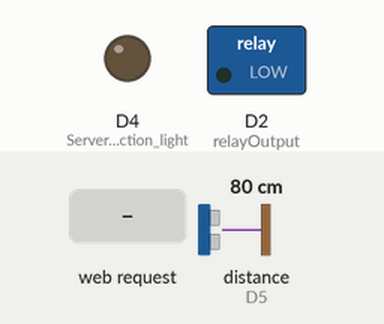
Recording of a sketch running on a simulated ESP8266 (NodeMCU). Parts: switched loads named in the sketch (green lamp = pin HIGH), output pins drawn as LEDs (lit = HIGH). Wiring (inferred from the names in the program): ultrasonic range finder: trigger D6; echo D5. Dashed ring = blinking. Inputs (shaded band) come from the test bench; at power-on: distance to the obstacle (sensor on D5) 80 cm. The echo pulse lasts 58.3 µs per cm; WiFi joins after 1.5 s; servers stay silent unless stated; uploads are accepted with an empty reply; storage starts empty; pins used as bus, display or sensor lines are not drawn; what the sketch prints to the serial monitor is not drawn.

Above: at 2.8 s.
2.9 s: HTTP request GET /switch?stat=on received
At 4.3 s:
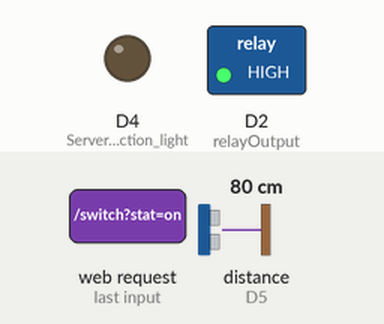
4.6 s: HTTP request GET /success received
At 5.28 s:
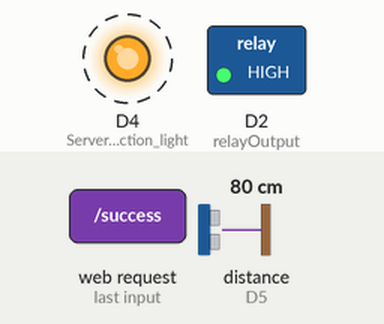
Timing chart, 0 to 14.1 s (numbered marks = the images above; inputs shaded):
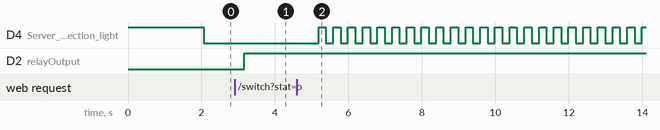

The sketch:

levelSensor.ino
```cpp
#include <ESP8266WiFi.h>
#include <ESP8266WebServer.h>
#include "acQuisor_WiFi.h"
#include<ArduinoJson.h>
#include<WiFiClient.h>
#include<ESP8266HTTPClient.h>

#include "FS.h"

float tankHeight_cm = 100;
float btryLvl=50.0;
char* host = "priyenshaha.000webhostapp.com";
String serverResponse, Cdate;

ESP8266WebServer server(80);   //Web server object. Will be listening in port 80 (default for HTTP)

String customerName="",tankName="";
String wifiSsid = "q1", wifiPass = "12345678", apSsid = "water_acQuisor", apPass = "acquisor123";

acQuisorWiFi acqWifi(wifiSsid, wifiPass, apSsid, apPass, host);

int relayOutput = D2;
int calibrationSwitch = D3;
int calibrationFlag = 0;
int echo = D5;
int trig = D6;
float soundSpeed=345.0, waterLevel;

float getDistance();
void devStat();
void virtualSwitch();
void calibrate();
void handleEdit();
void handleSuccess();
void handleRoot();
bool loadConfig();
bool saveConfig();

void wait();
void setup() {
  pinMode(D4,OUTPUT);//Server connection light. On when device connected to server
  digitalWrite(D4,1);

  Serial.begin(9600);

  Serial.println("Mounting FS...");

  if (!SPIFFS.begin())
  {
    Serial.println("Failed to mount file system");
    return;
  }

  pinMode(trig, OUTPUT);
  pinMode(echo, INPUT);
  pinMode(calibrationSwitch, INPUT);   //pull down calibration switch
  pinMode(relayOutput, OUTPUT);  //Solenoid output

  digitalWrite(relayOutput,0);

  Serial.print("Configuring access point...");
  WiFi.softAP(acqWifi.device_SSID.c_str(), acqWifi.device_PASS.c_str());
  IPAddress myIP = WiFi.softAPIP();
  Serial.print("AP IP address: ");
  Serial.println(myIP);

  server.on("/switch",virtualSwitch);
  server.on("/deviceStatus",devStat);
  server.on("/edit", handleEdit); //Associate the handler function to the path
  server.on("/success", handleSuccess);
  server.on("/", handleRoot);
  server.begin();                                       //Start the server

  Serial.println("Server listening");

  if(!(loadConfig()))
    Serial.println("\n Flash memory didnt load");
  else
    Serial.println("\n Flash data imported successfully");

  Serial.println("\n Recovered data: ");
  Serial.println(acqWifi.customerWifiSsid);
  Serial.println(acqWifi.customerWifiPass);
  Serial.println(customerName);
  Serial.println(tankName);
  Serial.println(tankHeight_cm);

  if(acqWifi.customerWifiSsid!="default"&&acqWifi.customerWifiSsid!="")
    acqWifi.Wconnect();

}

void loop()
{
 // static unsigned long cycleCount;
  server.handleClient();
  if(calibrationSwitch==HIGH)
    calibrate();
  while(acqWifi.customerWifiSsid=="default"||acqWifi.customerWifiSsid=="")
  {
    wait();
    server.handleClient();
  }

  if(calibrationFlag==1)
  {
    acqWifi.generateURL("height", tankHeight_cm, customerName, tankName, Cdate, btryLvl, digitalRead(relayOutput));
    calibrationFlag = 0;
  }
  else
  {
    waterLevel = getDistance();
    acqWifi.generateURL("level", waterLevel, customerName, tankName, Cdate, btryLvl, digitalRead(relayOutput));
  }

  if (WiFi.status() == WL_CONNECTED)
  {
    Serial.print("\nThis device's IP: ");
    Serial.println(acqWifi.deviceIP);
    Serial.print("\nConnecting to host @ ");
    Serial.print(host);
    Serial.println();

    HTTPClient http;

    Serial.println(acqWifi.url);

    http.begin(acqWifi.url);

    int httpCode = http.GET();
    Serial.println(httpCode);
    if(httpCode>=200&&httpCode<=399)
      digitalWrite(D4,0); //Turn ON led as request completed successfully.
    else
      digitalWrite(D4,1); //Turn off no connection indicator #D4 is active low pin#

    delay(100);

    serverResponse="x";

    serverResponse = http.getString();
    http.end();

    Serial.print("Response from server: ");
    Serial.println(serverResponse);

    int index = serverResponse.indexOf('_');
    String cmd = serverResponse.substring(0,index);
    Cdate = serverResponse.substring(index+1);
    Serial.print("\nAction to be performed: ");
    Serial.print(cmd);
    Serial.print("\nToday is: ");
    Serial.println(Cdate);

    if(cmd=="start")
    {
      digitalWrite(relayOutput, 1);
      Serial.println("\nValve opened, Water is filling up!");
    }
    else if(cmd=="stop")
    {
      digitalWrite(relayOutput, 0);
      Serial.println("\nValve closed. Water tank refilled");
    }
    else
    {
      Serial.println("Valve State unchanged");
    }

   //----------------------------------------------------------//
    //Serial.print("\nNumber of successful cycles: ");
    //Serial.println(cycleCount);
    Serial.println("\n\nEnd of Cycle.");
  }

  else
    Serial.print(".");
  delay(200);
}

void wait()
{
  digitalWrite(D4,1);
  delay(200);
  digitalWrite(D4,0);
  delay(200);
}

void calibrate()
{
 // String x;
  float tempHeight;
  calibrationFlag = 1;  // set calibration flag

  Serial.println("Calibrating Tank");
  digitalWrite(D2, 0);
  for (int i = 0; i < 5; i++)
  {
 //   x = "Reading " + String(i) + String(": ");
    tempHeight = getDistance();
    delay(100);
  }
  if(tempHeight>=0.00)    // make > 0 after connecting sensor
  {
    tankHeight_cm = tempHeight;
  }
}

float getDistance()
{
  digitalWrite(trig,LOW);
  delayMicroseconds(2);

  digitalWrite(trig,HIGH);
  delayMicroseconds(10);

  digitalWrite(trig,LOW);

  float dur = pulseIn(echo,HIGH);
  float dis = 345.0 * dur / 20000;
  //delay(1000);
  return dis;
}
void handleEdit()
{
  String htmlCode = "<center><h1>Setup your Sensor module here</h1><br><br><form method='get' action='success'><table><tr><td>Default customer name:</td><td><input type='text' name='customerName' placeholder='username_in_website' value='priyen'/></td></tr><tr><td>Tank Name:</td><td><input type='text' name='tankName' placeholder='Ex:department_name'/></td></tr><tr><td> WIFI_SSID: </td><td><input type='text' name='customerWifiSsid' placeholder='Name of hotspot to connect' value='ap_comp_engg'/></td></tr><tr><td>Password: </td><td><input type='password' name='customerWifiPass' placeholder='Password of hotspot' value='computer12345'/></td></tr></table><br><input type='submit' value='update details'/></form></center>";
  server.send(200, "text/html", htmlCode);
}
void devStat()
{
  String req = String(server.arg("stat"));
  if(req=="on")
    digitalWrite(relayOutput,1);
   else if(req=="off")
    digitalWrite(relayOutput,0);

  String htmlCode = "<META HTTP-EQUIV='refresh' content='5' /><center><h2>Device / Sensor Status and Parameters</h2><table><tr><th>IP address: </th><td>";
  htmlCode += acqWifi.deviceIP;
  htmlCode += "</td></tr><tr><th>Valve Status: </th><td>";
  if(digitalRead(relayOutput)==1)
    htmlCode += "ON" ;
  else
    htmlCode += "OFF";

  htmlCode += "</td></tr><tr><th>Water level: </th><td>";
  htmlCode += getDistance();
  htmlCode += "</td></tr><tr><th>Customer name: </th><td>";
  htmlCode += customerName;
  htmlCode += "</td></tr><tr><th>Tank Name</th><td>";
  htmlCode += tankName;
  htmlCode += "</td></tr><tr><th>Connected to: </th><td>";
  htmlCode += acqWifi.customerWifiSsid;
  htmlCode += "</td></tr><tr><th>Battery Level: </th><td>";
  htmlCode += btryLvl;
  htmlCode += "</td></tr></table><br><br><form method='get' action='#'><input type='radio' name='stat' value='on'> Turn ON valve <br><br><input type='radio' name='stat' value='off' checked> Turn OFF valve <br><br><input type='submit' name='status' value='Take Action'></button></form><br><br><b>Contact us at: 1505051@ritindia.edu</b></center>";
  server.send(200, "text/html", htmlCode);
}
void virtualSwitch()
{
  String req = String(server.arg("stat"));
  if(req=="on")
    digitalWrite(relayOutput,1);
   else if(req=="off")
    digitalWrite(relayOutput,0);
}
void handleSuccess()
{

  tankName = String(server.arg("tankName"));
  acqWifi.customerWifiSsid = String(server.arg("customerWifiSsid"));
  acqWifi.customerWifiPass = String(server.arg("customerWifiPass"));
  customerName = String(server.arg("customerName"));

  if(!(saveConfig()))
    Serial.println("\n Data not saved to Flash");
  else
    Serial.println("\n Data saved on Flash");

  acqWifi.Wconnect();

  String message = "<br><br><center><h1>The Tank details have been successfully updated.</h1><br><br> The Water acQuisor Sensor is connected to: ";
  message += acqWifi.customerWifiSsid;
  message += "<br><br>The IP address of tank is: ";
  message += acqWifi.deviceIP;
  message += "<br><br>The tank is named as: ";
  message += tankName;
  message += "<br><br><li><a href='http://172.22.25.3/water/'>Visit website for management and control</a></li><br><li><b>Contact us at: 1505051@ritindia.edu</b></li>";
  message += "</center>";
  delay(500);
  server.send(200, "text/html", message);
}

void handleRoot()
{
  String message2 = "<center><h1> Welcome to Water acQuisor </h1><br><br><li><a href = '/edit'> Setup the Water acQuisor </a></li><br><li><a href = '/deviceStatus'> View device status and parameters</a></li><br><br> Thank you for buying Water acQuisor.<br><br><b>Contact us at 1505051@ritindia.edu </b></center>";

  server.send(200, "text/html", message2);
}
bool loadConfig()
{
  File configFile = SPIFFS.open("/config.json", "r");
  if (!configFile) {
    Serial.println("Failed to open config file");
    return false;
  }

  size_t size = configFile.size();
  if (size > 1024) {
    Serial.println("Config file size is too large");
    return false;
  }

  std::unique_ptr<char[]> buf(new char[size]);

  configFile.readBytes(buf.get(), size);

  StaticJsonBuffer<200> jsonBuffer;
  JsonObject& json = jsonBuffer.parseObject(buf.get());

  if (!json.success()) {
    Serial.println("Failed to parse config file");
    return false;
  }

  String customerWifiSsidr = json["Wssid"];
  String customerWifiPassr = json["Wpass"];
  String customerNamer = json["cname"];
  String tankNamer = json["tname"];
  float tankHeight_cmr = json["tankHt"];

  acqWifi.customerWifiSsid = customerWifiSsidr;
  acqWifi.customerWifiPass = customerWifiPassr;
  customerName = customerNamer;
  tankName = tankNamer;
  tankHeight_cm = tankHeight_cmr;

  return true;
}

bool saveConfig()
{
  StaticJsonBuffer<200> jsonBuffer;
  JsonObject& json = jsonBuffer.createObject();
  json["Wssid"] = acqWifi.customerWifiSsid;
  json["Wpass"] = acqWifi.customerWifiPass;
  json["cname"] = customerName;
  json["tname"] = tankName;
  json["tankHt"] = tankHeight_cm;

  File configFile = SPIFFS.open("/config.json", "w");
  if (!configFile) {
    Serial.println("Failed to open config file for writing");
    return false;
  }

  json.printTo(configFile);
  return true;
}
```

acQuisor_WiFi.cpp
```cpp
#include "acQuisor_WiFi.h"
#include<ESP8266WiFi.h>
acQuisorWiFi::acQuisorWiFi(String WiFiSsid, String WiFiPass, String AP_ssid, String AP_pass, String host)
{
  customerWifiSsid = WiFiSsid;
  customerWifiPass = WiFiPass;
  device_SSID = AP_ssid;
  device_PASS = AP_pass;
  server = host;
}

void acQuisorWiFi::Wconnect()
{
  deviceIP="";
  //server.handleClient();
  WiFi.begin(customerWifiSsid.c_str(), customerWifiPass.c_str());

  while (WiFi.status() != WL_CONNECTED)
  {
    Serial.print(".");
    delay(300);
  }

  Serial.print("\nIP address: ");
  deviceIP = String(WiFi.localIP()[0]) + String('.');
  deviceIP += String(WiFi.localIP()[1]) + String('.');
  deviceIP += String(WiFi.localIP()[2]) + String('.');
  deviceIP += String(WiFi.localIP()[3]);
}

void acQuisorWiFi::generateURL(String type, float distance, String customerName, String tankName, String Cdate, float btryLvl, int stat)
{
  String u = "http://";
  u += server;
  u += "/water/embeddedGateway/dataFromWaterTank.php";
  u += "?status=";
  u += stat;
  u += "&customerName=";
  u += customerName;
  u += "&deviceName=";
  u += tankName;
  u += "&cdate=";
  u += Cdate;
  u += "&IP=";
  u += deviceIP;
  u += "&customerWifiSsid=";
  u += customerWifiSsid;
  u += "&btry=";
  u += btryLvl;

  if(type=="height")
    u += "&height=";

  else if(type=="level")
    u += "&level=";

  u += distance;
  url = u;
}
```

acQuisor_WiFi.h
```cpp
#ifndef acQuisor_WiFi
#define acQuisor_WiFi

#if (ARDUINO >= 100)
  #include "Arduino.h"
#else
  #include "WProgram.h"

#endif

class acQuisorWiFi
{
  public:
  acQuisorWiFi(String WiFiSsid, String WiFiPass, String AP_ssid, String AP_pass, String host);

  String deviceIP, customerWifiSsid, customerWifiPass, device_SSID, device_PASS, url, server;
  void Wconnect();

  void generateURL(String type, float distance, String customerName, String tankName, String Cdate, float btryLvl, int stat);

};

#endif
```

Measured:
- after the input at 2.9 s, D2 (relayOutput): LOW → HIGH after 0.26 s
- after the input at 4.6 s, D4 (Server_connection_light): alternates HIGH for 0.20 s and LOW for 0.20 s, starting after 0.59 s
